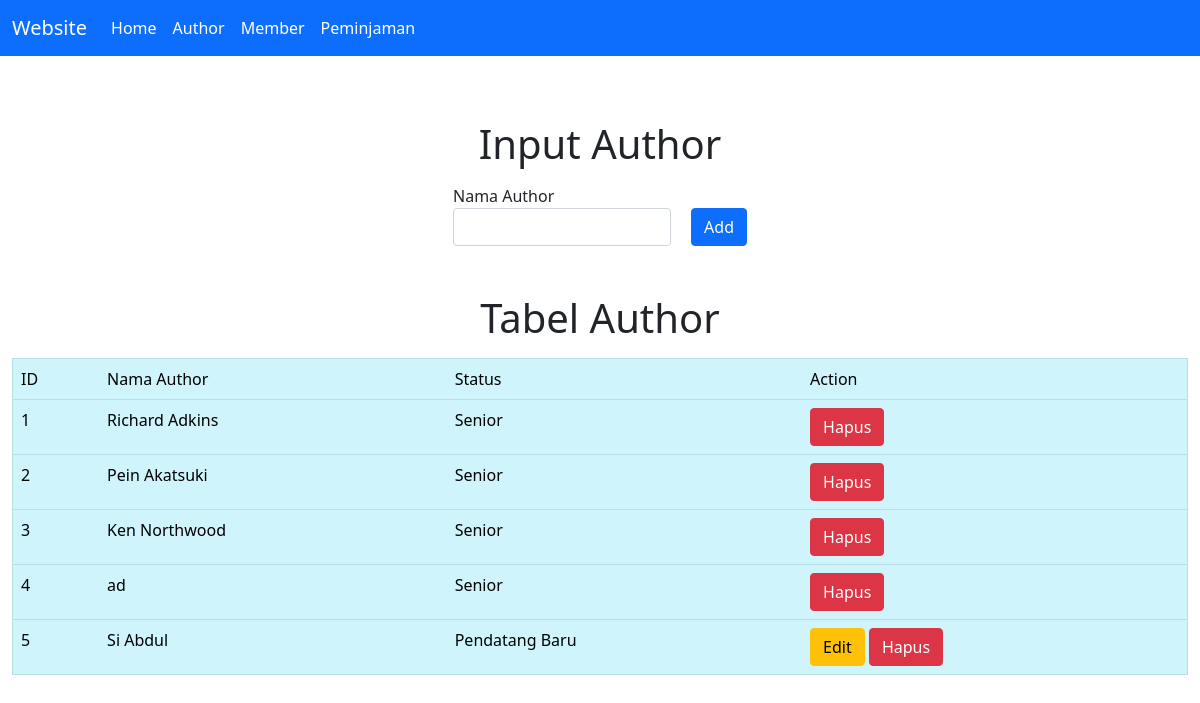
Screenshot of /author.php with the database file from the repository.
### tables this page shows
CREATE TABLE `author` (
  `id_author` int(11) NOT NULL,
  `nama` varchar(100) NOT NULL,
  `status` varchar(50) NOT NULL
);

### conf.php (called while the page is built)
<?php
$db_host = "localhost";
$db_user = "root";
$db_pass = "";
$db_name = "db_perpustakaan";
?>

### includes/DB.class.php (called while the page is built, shortened)
<?php
class DB
{
    var $db_host = "";
    var $db_user = "";
    var $db_pass = "";
    var $db_name = "";
    var $db_link = "";
    var $result = 0;
    function DB($db_host = '', $db_user = '', $db_pass = '', $db_name = '')
    {
        $this->db_host = $db_host;
        $this->db_user = $db_user;
        $this->db_pass = $db_pass;
        $this->db_name = $db_name;
    }
    function open()
    {
        $this->db_link = mysqli_connect($this->db_host, $this->db_user, $this->db_pass, $this->db_name);
    }
    function execute($query = "")
    {
        $this->result = mysqli_query($this->db_link, $query);
        return $this->result;
    }
    function getResult()
    {
        return mysqli_fetch_array($this->result);
    }
}
?>

### includes/Author.class.php (called while the page is built, shortened)
<?php
class Author extends DB
{
    function getAuthor()
    {
        $query = "SELECT * FROM author";
        return $this->execute($query);
    }
}
?>

### author.php (the view, shortened to what this page needs)
<?php
include("conf.php");
include("includes/DB.class.php");
include("includes/Author.class.php");
$author = new Author($db_host, $db_user, $db_pass, $db_name);
$author->open();
$author->getAuthor();
$data = null;
$no = 1;
while (list($id, $nama, $status) = $author->getResult()) {
    if ($status == 'Senior') {
        $data .= "<tr>
                <td>" . $no++ . "</td>
                <td>" . $nama . "</td>
                <td>" . $status . "</td>
                <td>
                <a href='author.php?id_hapus=" . $id . "' class='btn btn-danger''>Hapus</a>
                </td>
                </tr>";
    } else {
        $data .= "<tr>
                <td>" . $no++ . "</td>
                <td>" . $nama . "</td>
                <td>" . $status . "</td>
                <td>
                <a href='author.php?id_edit=" . $id .  "' class='btn btn-warning''>Edit</a>
                <a href='author.php?id_hapus=" . $id . "' class='btn btn-danger''>Hapus</a>
                </td>
                </tr>";
    }
}

### rows the page displays
author: nama "Richard Adkins", status "Senior"
author: nama "Pein Akatsuki", status "Senior"
author: nama "Ken Northwood", status "Senior"
author: nama "ad", status "Senior"
author: nama "Si Abdul", status "Pendatang Baru"
